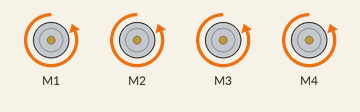
The sketch below on a simulated Arduino Uno, built with avr-gcc and run on an emulated ATmega328P. On the bench: 4 × DC motor (green arrow = forward, orange = backward, longer = faster). Random numbers use the default seed unless the sketch sets one.

Above: at 0.1 s.
At 13.25 s:
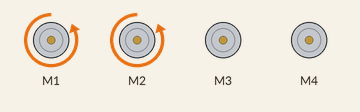
At 15.6 s:
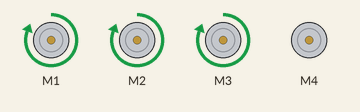
At 31.3 s:
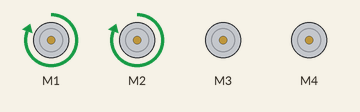
Timing chart, 0 to 40.0 s (numbered marks = the images above):
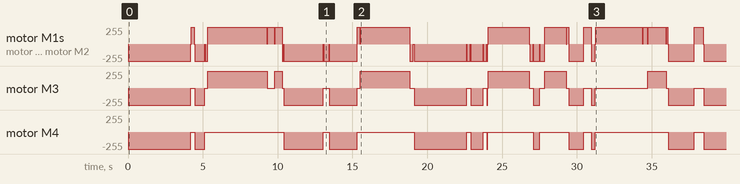

The sketch:

vehicle.ino
```cpp
#include <AFMotor.h>

// OBJETOS
AF_DCMotor engine1st(1);
AF_DCMotor engine2nd(2);
AF_DCMotor engine3rd(3);
AF_DCMotor engine4th(4);

// VARIÁVEIS
int fast = 255;
int idle = 0;
int durationsShorter[] = {100, 300, 500, 700};
int durations[] = {1000, 2000, 3000, 4000, 5000};
String orders[] =
{
  "ir p/ frente", "ir p/ trás", "ir p/ frente", "ir p/ trás", "ir p/ frente", "ir p/ trás",
  "dobrar esquerda", "dobrar direita limitado",
  "ré esquerda",  "ré direita"
};

float createFloat()
{
  float randomFloat = random(100) / 100.0;
  return randomFloat;
}

int getIndexList(int sourceArray[], int arrayLength)
{
  int index = random(arrayLength);
  return sourceArray[index];
}

String getIndexStr(String sourceArray[], int arrayLength)
{
  int index = random(arrayLength);
  return sourceArray[index];
}

void moveHalfPotency(AF_DCMotor engineFirst, AF_DCMotor engineSecond, int duration, String direction)
{
  int fast = 255;
  int idle = 0;

  if (direction == "frente")
  {
    engineFirst.setSpeed(fast);
    engineFirst.run(FORWARD);
    engineSecond.setSpeed(fast);
    engineSecond.run(FORWARD);
    delay(duration);
    engineFirst.setSpeed(idle);
    engineFirst.run(RELEASE);
    engineSecond.setSpeed(idle);
    engineSecond.run(RELEASE);
    delay(10);
  }
  else
  {
    engineFirst.setSpeed(fast);
    engineFirst.run(BACKWARD);
    engineSecond.setSpeed(fast);
    engineSecond.run(BACKWARD);
    delay(duration);
    engineFirst.setSpeed(idle);
    engineFirst.run(RELEASE);
    engineSecond.setSpeed(idle);
    engineSecond.run(RELEASE);
    delay(10);
  }
}

void move(
    AF_DCMotor engine1, AF_DCMotor engine2, AF_DCMotor engine3, AF_DCMotor engine4,
    int speedStart,
    int speedEnd,
    int duration,
    String orientation)
{
  if (orientation == "frente")
  {
    engine2.setSpeed(speedStart);
    engine2.run(FORWARD);
    engine3.setSpeed(speedStart);
    engine3.run(FORWARD);
    engine4.setSpeed(speedStart);
    engine4.run(FORWARD);
    delay(duration);

    engine2.setSpeed(speedEnd);
    engine2.run(RELEASE);
    engine3.setSpeed(speedEnd);
    engine3.run(RELEASE);
    engine4.setSpeed(speedEnd);
    engine4.run(RELEASE);
    delay(10);
  }
  else
  {
    engine1.setSpeed(speedStart);
    engine1.run(BACKWARD);
    engine2.setSpeed(speedStart);
    engine2.run(BACKWARD);
    engine3.setSpeed(speedStart);
    engine3.run(BACKWARD);
    engine4.setSpeed(speedStart);
    engine4.run(BACKWARD);
    delay(duration);

    engine1.setSpeed(speedEnd);
    engine1.run(RELEASE);
    engine2.setSpeed(speedEnd);
    engine2.run(RELEASE);
    engine3.setSpeed(speedEnd);
    engine3.run(RELEASE);
    engine4.setSpeed(speedEnd);
    engine4.run(RELEASE);
    delay(10);
  }
}

void turnLeft(AF_DCMotor engineFirst, AF_DCMotor engineSecond, int spd, int duration)
{
  // Este é o comando
  engineFirst.setSpeed(spd);
  engineFirst.run(FORWARD);
  engineSecond.setSpeed(spd);
  engineSecond.run(FORWARD);
  delay(duration);
  // Caso precise que pare
  engineFirst.setSpeed(idle);
  engineFirst.run(RELEASE);
  engineSecond.setSpeed(idle);
  engineSecond.run(RELEASE);
  delay(10);
}

void turnBackward(AF_DCMotor engineFirst, AF_DCMotor engineSecond, int spd, int duration)
{
  // Este é o comando
  engineFirst.setSpeed(spd);
  engineFirst.run(BACKWARD);
  engineSecond.setSpeed(spd);
  engineSecond.run(BACKWARD);
  delay(duration);
  // Caso precise que pare
  engineFirst.setSpeed(idle);
  engineFirst.run(RELEASE);
  engineSecond.setSpeed(idle);
  engineSecond.run(RELEASE);
  delay(10);
}

void turnRightLimited(AF_DCMotor engineFirst, AF_DCMotor engineSecond, int spd, int duration)
{
  engineFirst.setSpeed(255);
  engineFirst.run(BACKWARD);
  engineSecond.setSpeed(spd);
  engineSecond.run(FORWARD);
  delay(duration);

  engineFirst.setSpeed(idle);
  engineFirst.run(RELEASE);
  engineSecond.setSpeed(idle);
  engineSecond.run(RELEASE);
  delay(10);
}

void setup()
{
  randomSeed(analogRead(0));
}

void loop()
{
  float randomNumber = createFloat();
  int randomDuration = getIndexList(durations, 5);
  int randomDurationShorter = getIndexList(durationsShorter, 5);
  String order = getIndexStr(orders, 7);
  int duration = randomDuration * randomNumber;
  int durationShorter = randomDurationShorter * randomNumber;
  int engineVariation = random(12);

  if (order == "ir p/ frente")
  {
    move(engine1st, engine2nd, engine3rd, engine4th, fast, idle, duration, "frente");
  }
  else if (order == "ir p/ trás")
  {
    move(engine1st, engine2nd, engine3rd, engine4th, fast, idle, duration, "trás");
  }
  else if (order == "dobrar esquerda")
  {
    turnLeft(engine2nd, engine3rd, fast, duration);
  }
  else if (order == "dobrar direita limitado")
  {
    // "TurnRightLimited" é uma gambiarra e só existe pelo fato do motor 1 estar danificado p/ frente
    // Caso contrário, "turnLeft" poderia se tornar "turn" e só quem mudaria seriam os motores
    // Esquerda: engine2nd + engine3rd ... Direita: engine1st + engine4th
    turnRightLimited(engine3rd, engine4th, fast, duration);
  }
  else if (order == "ré esquerda")
  {
    turnBackward(engine2nd, engine3rd, fast, duration);
  }
  else if (order == "ré direita")
  {
    turnBackward(engine1st, engine4th, fast, duration);
  }

  // Miscelânia
  if (engineVariation == 0)
  {
    moveHalfPotency(engine1st, engine2nd, durationShorter, "frente");
  }
  else if (engineVariation == 1)
  {
    moveHalfPotency(engine1st, engine2nd, durationShorter, "trás");
  }
  else if (engineVariation == 2)
  {
    moveHalfPotency(engine3rd, engine4th, durationShorter, "frente");
  }
  else if (engineVariation == 3)
  {
    moveHalfPotency(engine3rd, engine4th, durationShorter, "trás");
  }
  else if (engineVariation == 4)
  {
    moveHalfPotency(engine2nd, engine3rd, durationShorter, "frente");
  }
  else if (engineVariation == 5)
  {
    moveHalfPotency(engine2nd, engine3rd, durationShorter, "trás");
  }
  else if (engineVariation == 6)
  {
    moveHalfPotency(engine2nd, engine4th, durationShorter, "frente");
  }
  else if (engineVariation == 7)
  {
    moveHalfPotency(engine2nd, engine4th, durationShorter, "trás");
  }
  else if (engineVariation == 8)
  {
    moveHalfPotency(engine1st, engine3rd, durationShorter, "frente");
  }
  else if (engineVariation == 9)
  {
    moveHalfPotency(engine1st, engine3rd, durationShorter, "trás");
  }
  else if (engineVariation == 10)
  {
    moveHalfPotency(engine1st, engine4th, durationShorter, "frente");
  }
  else if (engineVariation == 11)
  {
    moveHalfPotency(engine1st, engine4th, durationShorter, "trás");
  }

}
```

Measured:
- by itself, motor M3: stopped → backward 255/255 at 0.00 s, → stopped 4.2 s later, → backward 255/255 0.26 s later, → stopped 0.68 s later, … (35 changes in this stretch)
- by itself, motor M4: stopped → backward 255/255 at 0.00 s, → stopped 4.2 s later, → backward 255/255 0.26 s later, → stopped 0.68 s later, … (23 changes in this stretch)
